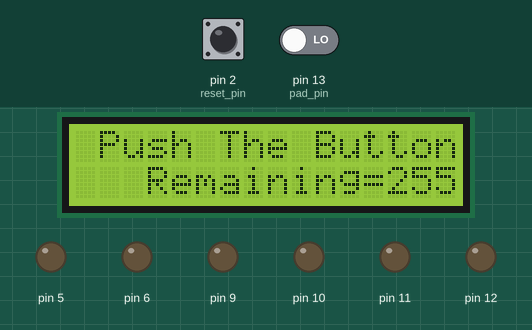
Simulated run of this sketch. Board: Arduino Uno, built with avr-gcc and run on an emulated ATmega328P. On the bench: 16×2 character LCD, output pins drawn as LEDs (lit = HIGH). The inputs (shaded band) are chosen by the test bench; at power-on: pin 13 (pad_pin) LOW, pin 2 (reset_pin) LOW. EEPROM starts erased; what the sketch prints to the serial monitor is not drawn.

Above: at 1.2 s.
1.3 s: pin 13 (pad_pin) driven HIGH
At 2.3 s:
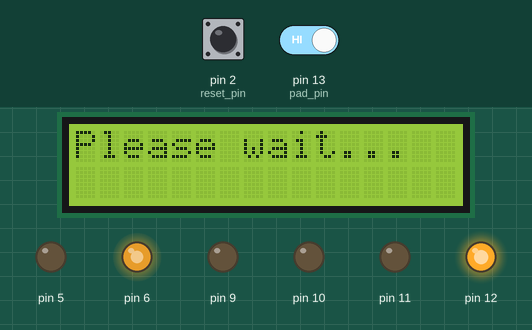
4.3 s: pin 2 (reset_pin) pulled HIGH for 3.2 s
At 6.8 s:
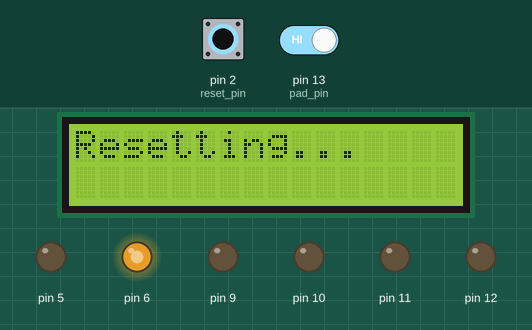
9.0 s: pin 2 (reset_pin) pulled HIGH for 0.15 s
12.1 s: pin 13 (pad_pin) driven LOW
At 13.2 s:
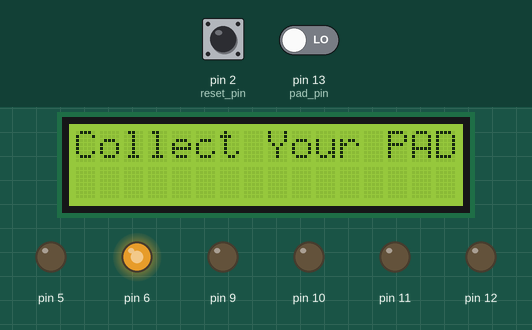
Timing chart, 0 to 14.9 s (numbered marks = the images above; inputs shaded):
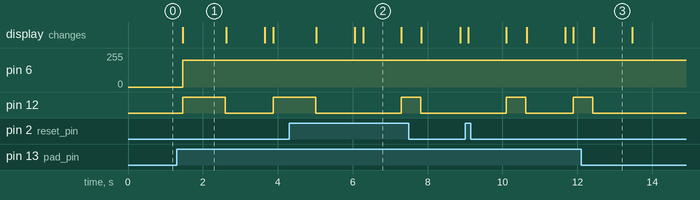

The sketch:

old_vending_machine.ino
```cpp
#include <EEPROM.h>
#include <Wire.h>
#include <LiquidCrystal_I2C.h>
#include "Motor.h"

int address = 0; // Address in the EEPROM where you want to store the data
byte remaining_pad;
LiquidCrystal_I2C lcd(0x27,16,2);  // set the LCD address to 0x27 for a 16 chars and 2 line display
int reset_pin = 2;
int pad_pin = 13;
Motor motor1(5,9,10);
Motor motor2(6,11,12);

void setup()
{
  pinMode(reset_pin,INPUT);
  pinMode(pad_pin,INPUT);
  lcd.init();                      // initialize the lcd
  lcd.backlight();
  Serial.begin(9600);
  remaining_pad = EEPROM.read(address);

}

void loop()
{
  Serial.println(digitalRead(reset_pin));
  if(digitalRead(reset_pin) == 1){
    remaining_pad = 50;
    EEPROM.update(address, remaining_pad);
    lcd.clear();
    lcd.setCursor(0, 0);
    lcd.print("Resetting...");
    delay(1000);
  }
  if(digitalRead(pad_pin) == 1){
    if(remaining_pad > 0){
      lcd.clear();
      lcd.setCursor(0, 0);
      lcd.print("Please wait...");
      if(remaining_pad>25){
        motor2.rotate(-200, map(remaining_pad,25,50,450,525));
      }
      else{
        motor1.rotate(200, map(remaining_pad,0,25,570,800));
      }
      remaining_pad -= 1;
      EEPROM.update(address, remaining_pad);
      lcd.clear();
      lcd.setCursor(0, 0);
      lcd.print("Collect Your PAD");
      delay(1000);
      if(remaining_pad <= 5){
        lcd.clear();
        lcd.setCursor(0, 0);
        lcd.print("Low Stock...");
        lcd.clear();
        lcd.setCursor(0, 1);
        lcd.print("Please Refill...");
        delay(1000);
      }
      int client_delay = 0; //sec
      long starting_time = millis();
      lcd.clear();
      while((millis()-starting_time)/1000 < client_delay){
        lcd.setCursor(0, 0);
        lcd.print("Please wait for :");
        lcd.setCursor(5,1);
        lcd.print(client_delay-(millis()-starting_time)/1000);
        lcd.print("sec");
      }
    }
    else{
      long start_time = millis();
      while(millis() - start_time < 1000){
        lcd.clear();
        delay(50);
        lcd.setCursor(2, 0);
        lcd.print("Please fill up");
        lcd.setCursor(5, 1);
        lcd.print("PADS...");
        delay(200);
      }
      start_time = millis();
      while(millis() - start_time < 1000){
        lcd.clear();
        delay(50);
        lcd.setCursor(2, 0);
        lcd.print("OR RESET IT");
        delay(200);
      }
    }
  }
  lcd.clear();
  lcd.setCursor(1, 0);
  lcd.print("Push The Button");
  lcd.setCursor(3, 1);
  lcd.print("Remaining=");
  lcd.print(remaining_pad);
  delay(200);
}
```

Motor.h
```cpp
#ifndef Motor_h
#define Motor_h

#include "Arduino.h"

class Motor {
  public:
    //Constructor - Plus and Minus are the Motor output / en_a and en_b are the encoder inputs
    Motor(int pulse, int forward, int backward);
    //Spin the motor with a percentage value
    void rotate(int value,int time_in_milli_sec);
  private:
    int pulse;
    int forward;
    int backward;
};

#endif
```

motor.cpp
```cpp
// #include "Arduino.h"
#include "Motor.h"


Motor::Motor(int pulse, int forward, int backward) {
  pinMode(pulse,OUTPUT);
  pinMode(forward,OUTPUT);
  pinMode(backward,OUTPUT);
  Motor::pulse = pulse;
  Motor::forward = forward;
  Motor::backward = backward;
}

void Motor::rotate(int value, int time_in_milli_sec) {
  long start_time = millis();
  while(millis()- start_time < time_in_milli_sec){
    if(value>0){
      analogWrite(pulse,value);
      digitalWrite(forward, HIGH);
      digitalWrite(backward, LOW);
    }else if(value < 0){
      analogWrite(pulse,abs(value));
      digitalWrite(forward, LOW);
      digitalWrite(backward, HIGH);
    }
    else{
      digitalWrite(forward, LOW);
      digitalWrite(backward, LOW);
    }
  }
  digitalWrite(forward, LOW);
  digitalWrite(backward, LOW);
}
```

Measured:
- after the input at 1.3 s, pin 6: 0/255 → 200/255 after 0.16 s; pin 12: LOW → HIGH after 0.16 s, → LOW 1.1 s later, → HIGH 1.3 s later; the display: changes after 0.16 s (image 1)
- after the input at 4.3 s, the display: first differs from a run without the input after 2.0 s (image 2)
- after the input at 12.1 s, pin 12: goes on until 12.4 s, then stays LOW
- what the display in image 1 shows lasts 1.1 s, from 1.5 s to 2.6 s
- what the display in image 2 shows lasts 1.0 s, from 6.3 s to 7.3 s
